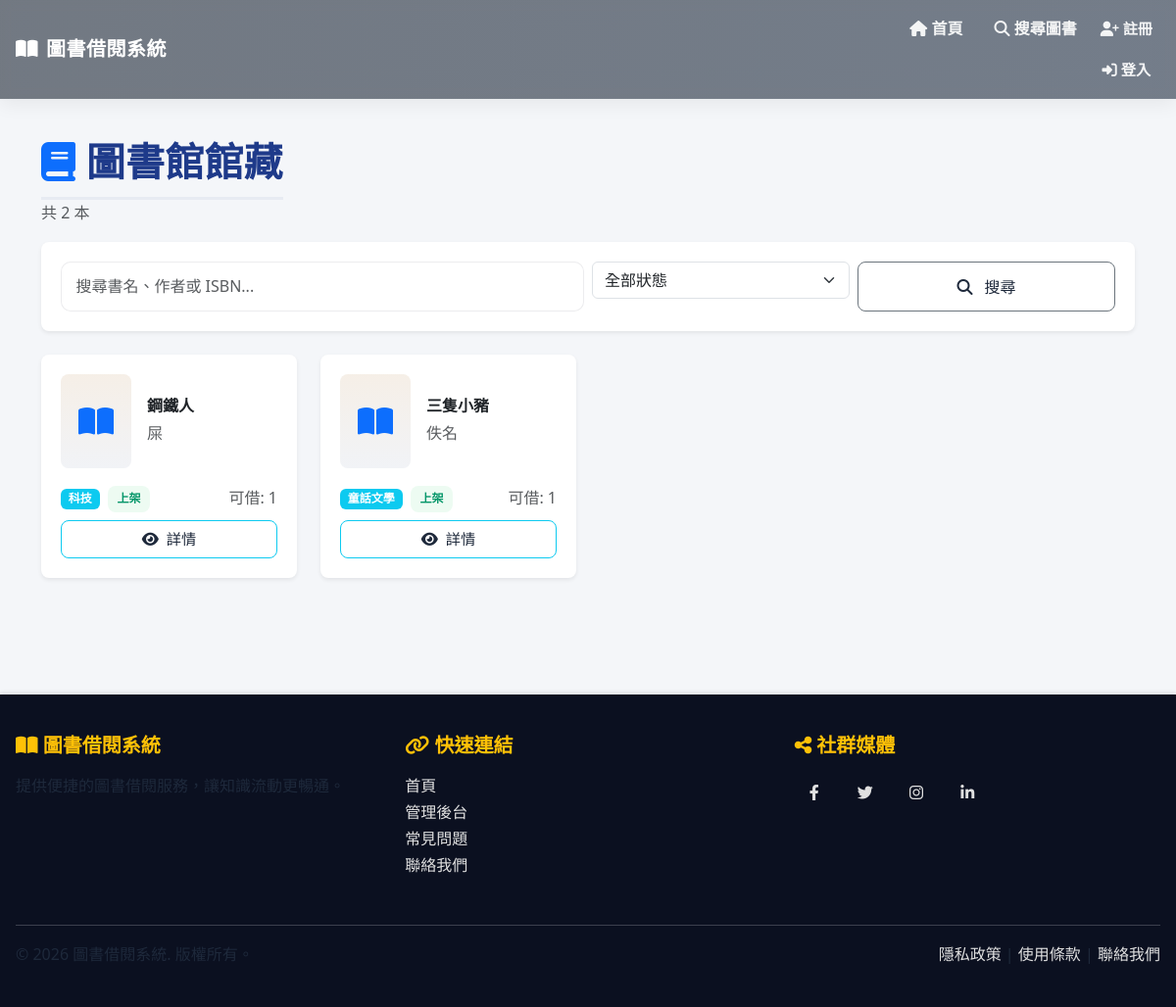
/books/, run on an earlier commit of the app's database.
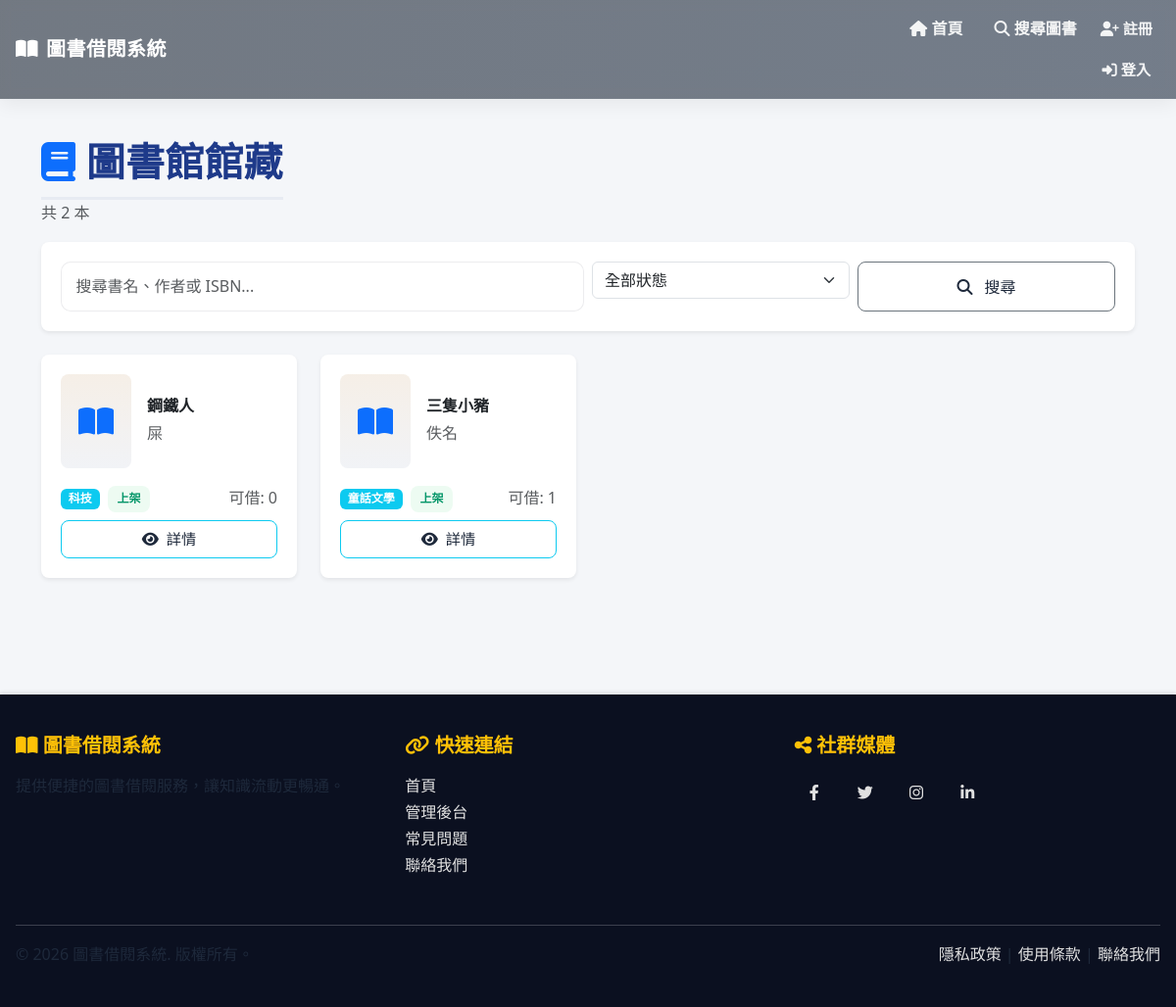
And on a later commit of the database.
### library/models.py (models this page shows, shortened)
class Book(models.Model):
    STATUS_CHOICES = [
        ('available', '上架'),
        ('unavailable', '下架'),
    ]
    title = models.CharField(
        max_length=200,
        verbose_name='書名',
        help_text='圖書標題'
    )
    author = models.CharField(
        max_length=100,
        verbose_name='作者',
        help_text='圖書作者名稱'
    )
    isbn = models.CharField(
        max_length=20,
        unique=True,
        verbose_name='ISBN',
        help_text='國際標準書號'
    )
    publisher = models.CharField(
        max_length=100,
        verbose_name='出版商',
        help_text='圖書出版社'
    )
    category = models.CharField(
        max_length=50,
        verbose_name='分類',
        help_text='圖書分類（如：文學、歷史、科技等）'
    )
    created_date = models.DateTimeField(
        auto_now_add=True,
        verbose_name='建檔日期',
        help_text='圖書建檔時間'
    )
    total_quantity = models.IntegerField(
        default=1,
        verbose_name='總數量',
        help_text='圖書館購入該書的總冊數'
    )
    available_quantity = models.IntegerField(
        default=1,
        verbose_name='庫存數量',
        help_text='該書目前可借用的冊數'
    )
    status = models.CharField(
        max_length=20,
        choices=STATUS_CHOICES,
        default='available',
        verbose_name='狀態',
        help_text='圖書當前狀態（上架/下架）'
    )
    class Meta:
        verbose_name = '圖書'
        verbose_name_plural = '圖書'
        ordering = ['-created_date']
        indexes = [
            models.Index(fields=['isbn']),
            models.Index(fields=['category']),
        ]

### library/views.py (the view)
# urls.py: path('books/', views.BookListView.as_view(), name='book_list'),
class BookListView(ListView):
    model = Book
    template_name = 'book/book_list.html'
    context_object_name = 'books'
    paginate_by = 20
    def get_queryset(self):
        queryset = Book.objects.all()
        search_query = self.request.GET.get('search')
        if search_query:
            queryset = queryset.filter(
                Q(title__icontains=search_query) |
                Q(author__icontains=search_query) |
                Q(isbn__icontains=search_query)
            )
        category = self.request.GET.get('category')
        if category:
            queryset = queryset.filter(category=category)
        status = self.request.GET.get('status')
        if status:
            queryset = queryset.filter(status=status)
        return queryset.order_by('-created_date')
    def get_context_data(self, **kwargs):
        context = super().get_context_data(**kwargs)
        context['categories'] = Book.objects.values_list('category', flat=True).distinct()
        context['search_query'] = self.request.GET.get('search', '')
        return context

### library/templates/book/book_list.html (shortened to what this page needs)
{% extends "base.html" %}
{% block content %}
<div class="d-flex align-items-center justify-content-between mb-3">
    <div>
        <h1 class="page-title mb-0">
            <i class="fas fa-book text-primary"></i> 圖書館館藏
        </h1>
        <small class="text-muted">共 {{ paginator.count }} 本</small>
    </div>
</div>
<div class="card mb-4 border-0 shadow-sm rounded-3">
    <div class="card-body">
        <form method="get" class="row g-2">
            <div class="col-md-6">
                <input type="text" name="search" class="form-control" placeholder="搜尋書名、作者或 ISBN..." value="{{ search_query }}">
            </div>
            <div class="col-md-3">
                <select name="status" class="form-select">
                    <option value="">全部狀態</option>
                </select>
            </div>
            <div class="col-md-3 d-grid">
                <button type="submit" class="btn btn-outline-secondary btn-outline-soft">
                    <i class="fas fa-search me-2"></i> 搜尋
                </button>
            </div>
        </form>
    </div>
</div>
{% if books %}
<div class="row g-4">
    {% for book in books %}
    <div class="col-sm-6 col-md-4 col-lg-3">
        <div class="card h-100 border-0 shadow-sm rounded-3">
            <div class="card-body d-flex flex-column">
                <div class="d-flex align-items-center mb-3 gap-3">
                    <div class="flex-shrink-0 bg-light rounded-3 d-flex align-items-center justify-content-center"
                         style="width:72px;height:96px;border-radius:8px;background:linear-gradient(180deg,rgba(217,119,6,0.08),rgba(30,58,138,0.03));">
                        <i class="fas fa-book-open fa-2x text-primary"></i>
                    </div>
                    <div class="flex-grow-1">
                        <h6 class="mb-1 fw-bold">{{ book.title }}</h6>
                        <small class="text-muted">{{ book.author }}</small>
                    </div>
                </div>
                <div class="mt-auto">
                    <div class="d-flex justify-content-between align-items-center mb-2">
                        <div>
                            <span class="badge bg-info me-1">{{ book.category }}</span>
                            {% if book.status == 'available' %}
                                <span class="badge badge-soft-success">上架</span>
                            {% else %}
                                <span class="badge badge-soft-danger">下架</span>
                            {% endif %}
                        </div>
                        <small class="text-muted">可借: {{ book.available_quantity }}</small>
                    </div>
                    <div class="d-flex gap-2">
                        <a href="{% url 'library:book_detail' book.pk %}" class="btn btn-outline-info btn-sm w-100">
                            <i class="fas fa-eye me-1"></i> 詳情
                        </a>
                    </div>
                </div>
            </div>
        </div>
    </div>
    {% endfor %}
</div>
{% endif %}
{% endblock %}

What changed in the data, as far as the page shows it:
changed Book "鋼鐵人": available_quantity "1" → "0"
